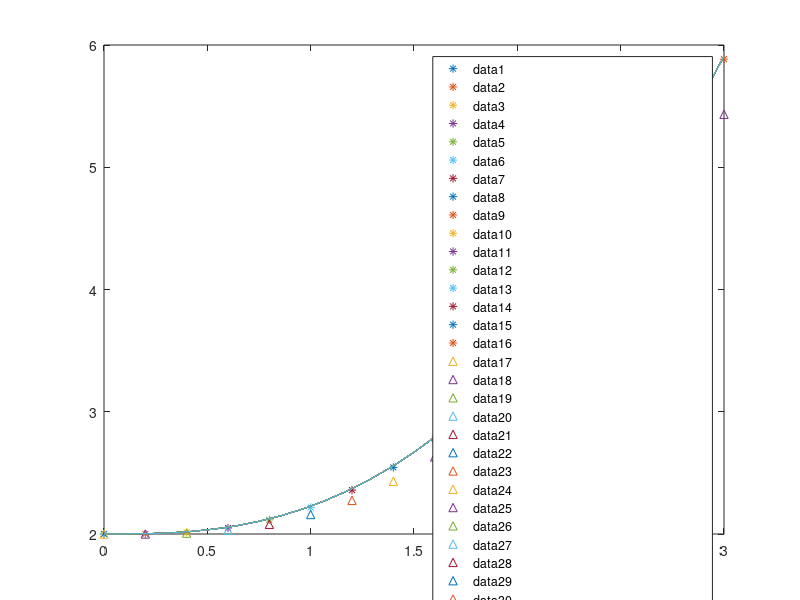

Recreate this plot in MATLAB.
c1 = 1;
c2 = 1;
c3 = 0;
v = 0;
tay = 2;
eul = 2;
  
printf('Second order Taylor method:');
  
for x = 0:0.2:3
    
  if (x!=0) 
    f = tay + 0.2 * ((tay + (x-0.2)^2 -2)/(x -0.2 +1)) + 0.02* ((2*(x-0.2))/((x-0.2)+1));
    tay = f;  
  endif
    
  printf('y%d = %f\n',c1, tay);
  c1 = c1 + 1;  
  plot(x,tay,'*');
  hold on
    
endfor
  
printf('Euler method:');
  
for x = 0:0.2:3
    
  if (x!=0)
    f = eul + 0.2*((eul + ((x-0.2))^2 -2)/(((x-0.2))+1));
    eul = f;  
  endif
    
  printf('y%d = %f\n',c2,eul);
  c2 = c2 + 1;
  plot(x,eul,'^');
  hold on
    
endfor
  
printf('Exact solution:');
  
for x = 0:0.2:3
    
  if(x!=0)
    f = x^2 + 2*x + 2 - (2*(x + 1))*log(x + 1);
  else
    f = 2;
  endif  
    
  printf('y(x%d) = %f\n',c3,f);
  c3 = c3 + 1;
  fplot( @(x) x.^2 + 2*x + 2 -2*(x+1).*log(x+1) , [0,3]); %
  hold on
  
endfor